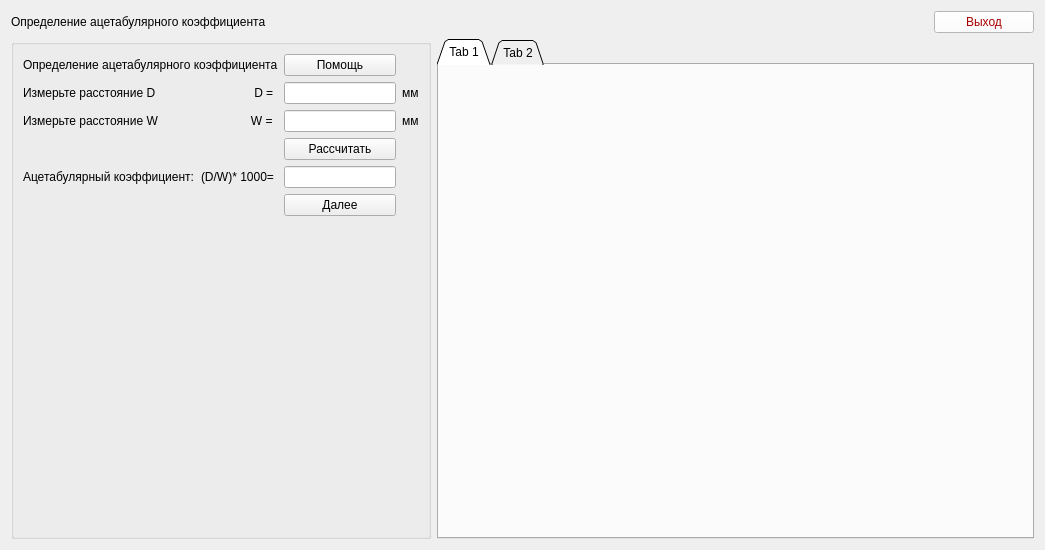
<?xml version="1.0" encoding="UTF-8"?>
<ui version="4.0">
 <class>Form6</class>
 <widget class="QWidget" name="Form6">
  <property name="geometry">
   <rect>
    <x>0</x>
    <y>0</y>
    <width>1045</width>
    <height>545</height>
   </rect>
  </property>
  <property name="windowTitle">
   <string>Form</string>
  </property>
  <layout class="QGridLayout" name="gridLayout">
   <item row="0" column="0" colspan="2">
    <widget class="QLabel" name="label_12">
     <property name="styleSheet">
      <string notr="true">font: 75 10pt &quot;MS Shell Dlg 2&quot;;
color: rgb(0, 0, 0);</string>
     </property>
     <property name="text">
      <string>Определение ацетабулярного коэффициента </string>
     </property>
    </widget>
   </item>
   <item row="0" column="2">
    <widget class="QPushButton" name="pushButton_5">
     <property name="maximumSize">
      <size>
       <width>100</width>
       <height>50</height>
      </size>
     </property>
     <property name="cursor">
      <cursorShape>PointingHandCursor</cursorShape>
     </property>
     <property name="styleSheet">
      <string notr="true">background-color: rgb(255, 255, 255);
color: rgb(170, 0, 0);</string>
     </property>
     <property name="text">
      <string>Выход</string>
     </property>
    </widget>
   </item>
   <item row="1" column="1" colspan="2">
    <widget class="QTabWidget" name="tabWidget">
     <property name="minimumSize">
      <size>
       <width>500</width>
       <height>500</height>
      </size>
     </property>
     <property name="tabShape">
      <enum>QTabWidget::Triangular</enum>
     </property>
     <property name="currentIndex">
      <number>0</number>
     </property>
     <widget class="QWidget" name="tab">
      <attribute name="title">
       <string>Tab 1</string>
      </attribute>
     </widget>
     <widget class="QWidget" name="tab_2">
      <attribute name="title">
       <string>Tab 2</string>
      </attribute>
     </widget>
    </widget>
   </item>
   <item row="1" column="0">
    <widget class="QGroupBox" name="groupBox">
     <property name="maximumSize">
      <size>
       <width>420</width>
       <height>16777215</height>
      </size>
     </property>
     <property name="title">
      <string/>
     </property>
     <layout class="QGridLayout" name="gridLayout_2">
      <item row="3" column="0">
       <widget class="QLabel" name="label_4">
        <property name="text">
         <string>Измерьте расстояние W</string>
        </property>
       </widget>
      </item>
      <item row="9" column="4">
       <widget class="QPushButton" name="pushButton_4">
        <property name="cursor">
         <cursorShape>PointingHandCursor</cursorShape>
        </property>
        <property name="text">
         <string>Далее</string>
        </property>
       </widget>
      </item>
      <item row="0" column="4">
       <widget class="QPushButton" name="pushButton_2">
        <property name="cursor">
         <cursorShape>PointingHandCursor</cursorShape>
        </property>
        <property name="text">
         <string>Помощь</string>
        </property>
       </widget>
      </item>
      <item row="3" column="5">
       <widget class="QLabel" name="label_8">
        <property name="text">
         <string>мм</string>
        </property>
       </widget>
      </item>
      <item row="3" column="1">
       <widget class="QLabel" name="label_7">
        <property name="text">
         <string>               W =</string>
        </property>
       </widget>
      </item>
      <item row="0" column="0" colspan="2">
       <widget class="QLabel" name="label_2">
        <property name="text">
         <string>Определение ацетабулярного коэффициента</string>
        </property>
       </widget>
      </item>
      <item row="3" column="4">
       <widget class="QLineEdit" name="lineEdit_3"/>
      </item>
      <item row="6" column="4">
       <widget class="QPushButton" name="pushButton_3">
        <property name="cursor">
         <cursorShape>PointingHandCursor</cursorShape>
        </property>
        <property name="text">
         <string>Рассчитать</string>
        </property>
       </widget>
      </item>
      <item row="7" column="1">
       <widget class="QLabel" name="label_10">
        <property name="text">
         <string>(D/W)* 1000=</string>
        </property>
       </widget>
      </item>
      <item row="1" column="5">
       <widget class="QLabel" name="label_6">
        <property name="text">
         <string>мм</string>
        </property>
       </widget>
      </item>
      <item row="1" column="4">
       <widget class="QLineEdit" name="lineEdit_2"/>
      </item>
      <item row="7" column="0">
       <widget class="QLabel" name="label_9">
        <property name="text">
         <string>Ацетабулярный коэффициент:</string>
        </property>
       </widget>
      </item>
      <item row="1" column="1">
       <widget class="QLabel" name="label_5">
        <property name="text">
         <string>                D = </string>
        </property>
       </widget>
      </item>
      <item row="1" column="0">
       <widget class="QLabel" name="label_3">
        <property name="text">
         <string>Измерьте расстояние D</string>
        </property>
       </widget>
      </item>
      <item row="7" column="4">
       <widget class="QLineEdit" name="lineEdit_4"/>
      </item>
      <item row="10" column="4">
       <spacer name="verticalSpacer">
        <property name="orientation">
         <enum>Qt::Vertical</enum>
        </property>
        <property name="sizeHint" stdset="0">
         <size>
          <width>20</width>
          <height>40</height>
         </size>
        </property>
       </spacer>
      </item>
     </layout>
    </widget>
   </item>
  </layout>
 </widget>
 <resources/>
 <connections/>
</ui>
